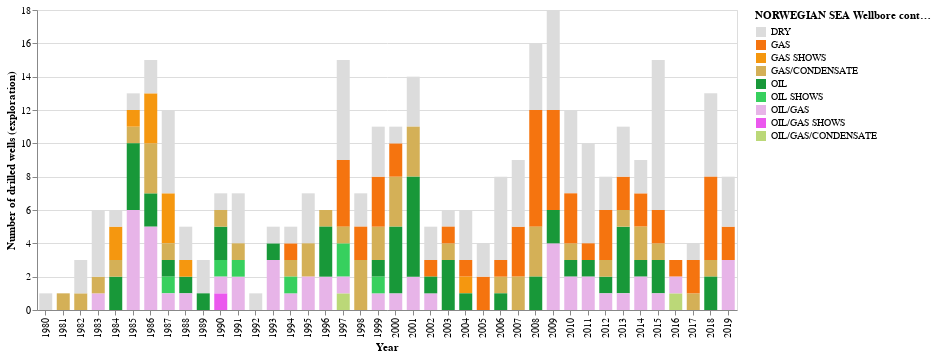

Source (notebook cell):
### Code cell
chart_region('NORWEGIAN SEA')

### Figure 1 — Vega-Lite specification as saved in the notebook (floating-point values rounded to 4 significant figures; data arrays with more than 128 entries replaced by an {"elided": "..."} marker saying what was removed)
{"$schema": "https://vega.github.io/schema/vega-lite/v3.4.0.json", "config": {"mark": {"tooltip": null}, "view": {"height": 300, "width": 400}}, "data": {"name": "data-5c4d40939094264563ac40c44db8362c"}, "datasets": {"data-5c4d40939094264563ac40c44db8362c": {"elided": "326 records"}}, "encoding": {"color": {"field": "wlbContent", "legend": {"title": "NORWEGIAN SEA Wellbore content"}, "scale": {"domain": ["DRY", "GAS", "GAS SHOWS", "GAS/CONDENSATE", "OIL", "OIL SHOWS", "OIL/GAS", "OIL/GAS SHOWS", "OIL/GAS/CONDENSATE"], "range": ["#DCDCDC", "#F5740F", "#F5970F", "#D4B057", "#189839", "#37D05E", "#E7B4E8", "#EB58EE", "#BBD878"]}, "type": "nominal"}, "x": {"axis": {"title": "Year"}, "field": "wlbEntryYear", "type": "nominal"}, "y": {"aggregate": "count", "axis": {"title": "Number of drilled wells (exploration)"}, "type": "quantitative"}}, "height": 300, "mark": {"size": 13, "type": "bar"}, "width": 700}
